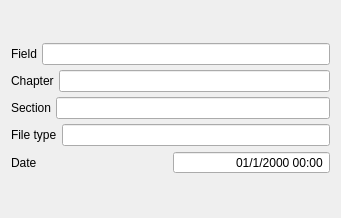
                <widget class="QWidget" name="scrollAreaWidgetContents_3">
                 <property name="geometry">
                  <rect>
                   <x>0</x>
                   <y>0</y>
                   <width>341</width>
                   <height>218</height>
                  </rect>
                 </property>
                 <layout class="QGridLayout" name="gridLayout_24">
                  <item row="0" column="0">
                   <layout class="QVBoxLayout" name="verticalLayout_5">
                    <property name="spacing">
                     <number>5</number>
                    </property>
                    <item>
                     <layout class="QHBoxLayout" name="horizontalLayout_26">
                      <item>
                       <widget class="QLabel" name="FieldMetaLabel_Theory">
                        <property name="text">
                         <string>Field</string>
                        </property>
                       </widget>
                      </item>
                      <item>
                       <widget class="QLineEdit" name="TheoryFieldMetadataLine">
                        <property name="alignment">
                         <set>Qt::AlignRight|Qt::AlignTrailing|Qt::AlignVCenter</set>
                        </property>
                        <property name="readOnly">
                         <bool>true</bool>
                        </property>
                       </widget>
                      </item>
                     </layout>
                    </item>
                    <item>
                     <layout class="QHBoxLayout" name="horizontalLayout_27">
                      <item>
                       <widget class="QLabel" name="ChapterMetaLabel_Theory">
                        <property name="text">
                         <string>Chapter</string>
                        </property>
                       </widget>
                      </item>
                      <item>
                       <widget class="QLineEdit" name="TheoryChapterMetadataLine">
                        <property name="alignment">
                         <set>Qt::AlignRight|Qt::AlignTrailing|Qt::AlignVCenter</set>
                        </property>
                        <property name="readOnly">
                         <bool>true</bool>
                        </property>
                       </widget>
                      </item>
                     </layout>
                    </item>
                    <item>
                     <layout class="QHBoxLayout" name="horizontalLayout_30">
                      <item>
                       <widget class="QLabel" name="SectionMetaLabel_Theory">
                        <property name="text">
                         <string>Section</string>
                        </property>
                       </widget>
                      </item>
                      <item>
                       <widget class="QLineEdit" name="TheorySectionMetadataLine">
                        <property name="alignment">
                         <set>Qt::AlignRight|Qt::AlignTrailing|Qt::AlignVCenter</set>
                        </property>
                        <property name="readOnly">
                         <bool>true</bool>
                        </property>
                       </widget>
                      </item>
                     </layout>
                    </item>
                    <item>
                     <layout class="QHBoxLayout" name="horizontalLayout_33">
                      <item>
                       <widget class="QLabel" name="FileTypeMetaLabel_Theory_2">
                        <property name="text">
                         <string>File type</string>
                        </property>
                       </widget>
                      </item>
                      <item>
                       <widget class="QLineEdit" name="TheoryFileTypeMetadataLine">
                        <property name="alignment">
                         <set>Qt::AlignRight|Qt::AlignTrailing|Qt::AlignVCenter</set>
                        </property>
                        <property name="readOnly">
                         <bool>true</bool>
                        </property>
                       </widget>
                      </item>
                     </layout>
                    </item>
                    <item>
                     <layout class="QHBoxLayout" name="horizontalLayout_34">
                      <item>
                       <widget class="QLabel" name="FileTypeMetaLabel_Theory_3">
                        <property name="text">
                         <string>Date</string>
                        </property>
                       </widget>
                      </item>
                      <item>
                       <widget class="QDateTimeEdit" name="TheoryDateTimeEdit">
                        <property name="alignment">
                         <set>Qt::AlignRight|Qt::AlignTrailing|Qt::AlignVCenter</set>
                        </property>
                        <property name="readOnly">
                         <bool>true</bool>
                        </property>
                        <property name="buttonSymbols">
                         <enum>QAbstractSpinBox::NoButtons</enum>
                        </property>
                        <property name="displayFormat">
                         <string>dd/M/yyyy hh:mm</string>
                        </property>
                       </widget>
                      </item>
                     </layout>
                    </item>
                   </layout>
                  </item>
                 </layout>
                </widget>
